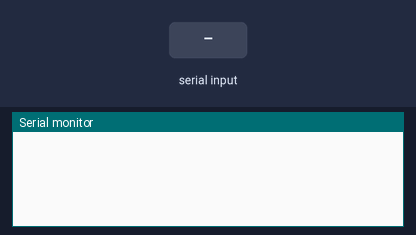
Simulated run of this sketch. Board: Arduino Uno, built with avr-gcc and run on an emulated ATmega328P. Parts: the last lines printed to the serial monitor. The inputs (shaded band) are chosen by the test bench.

Above: at 1.2 s.
1.3 s: "PING\n" received over Serial
At 2.3 s:
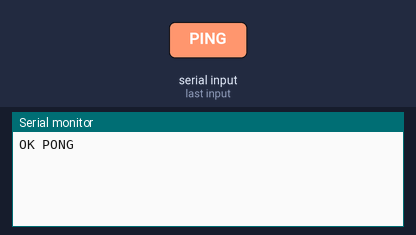
2.8 s: "VERSION\n" received over Serial
At 3.4 s:
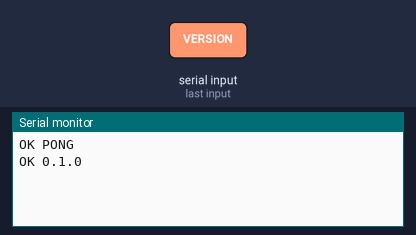
4.3 s: "1\n" received over Serial
At 5.8 s:
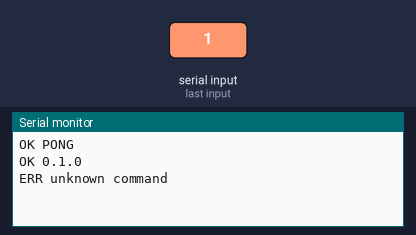

The sketch:

TestBench.ino
```cpp
// ESP8266 / ESP-01 serial test firmware. No GPIO outputs are changed in M1.
#include <Arduino.h>

static const char* VERSION = "0.1.0";
static char command[128];
static size_t length = 0;
static bool overflow = false;

void handleCommand(const char* line) {
  if (strcmp(line, "PING") == 0) {
    Serial.println("OK PONG");
  } else if (strcmp(line, "VERSION") == 0) {
    Serial.print("OK ");
    Serial.println(VERSION);
  } else if (strcmp(line, "UPTIME") == 0) {
    Serial.print("OK ");
    Serial.println(millis());
  } else if (strncmp(line, "ECHO ", 5) == 0) {
    Serial.print("OK ");
    Serial.println(line + 5);
  } else {
    Serial.println("ERR unknown command");
  }
}

void setup() {
  Serial.begin(115200);
}

void loop() {
  while (Serial.available() > 0) {
    char ch = static_cast<char>(Serial.read());
    if (ch == '\n') {
      if (overflow) {
        Serial.println("ERR command too long");
      } else {
        if (length > 0 && command[length - 1] == '\r') length--;
        command[length] = '\0';
        handleCommand(command);
      }
      length = 0;
      overflow = false;
    } else if (!overflow) {
      if (length < sizeof(command) - 1) command[length++] = ch;
      else overflow = true;
    }
  }
  yield();
}
```

Measured:
- after the input at 1.3 s, the serial monitor: prints a new line at once (image 1)
- after the input at 2.8 s, the serial monitor: prints a new line at once (image 2)
- after the input at 4.3 s, the serial monitor: prints a new line at once (image 3)
